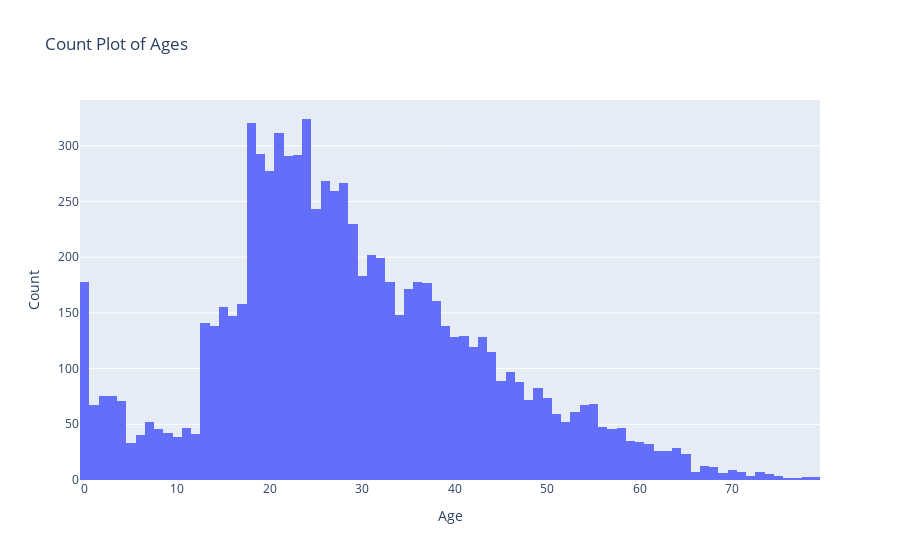

Notebook source saved alongside this figure:
### Code cell
# Create a count plot of ages using Plotly Express
count_age = px.histogram(df_viz, x='Age', title='Count Plot of Ages')
count_age.update_xaxes(title='Age')
count_age.update_yaxes(title='Count')

# Show the plot
count_age.show()

### Figure 1 — Plotly figure (JSON) as saved in the notebook; plotly's stock layout.template omitted (floating-point values rounded to 4 significant figures; data arrays with more than 128 entries replaced by an {"elided": "..."} marker saying what was removed)
{"data": [{"alignmentgroup": "True", "bingroup": "x", "hovertemplate": "Age=%{x}<br>count=%{y}<extra></extra>", "legendgroup": "", "marker": {"color": "#636efa", "pattern": {"shape": ""}}, "name": "", "offsetgroup": "", "orientation": "v", "showlegend": false, "type": "histogram", "x": {"elided": "8693 int values"}, "xaxis": "x", "yaxis": "y"}], "layout": {"barmode": "relative", "legend": {"tracegroupgap": 0}, "title": {"text": "Count Plot of Ages"}, "xaxis": {"anchor": "y", "domain": [0, 1], "title": {"text": "Age"}}, "yaxis": {"anchor": "x", "domain": [0, 1], "title": {"text": "Count"}}}}
